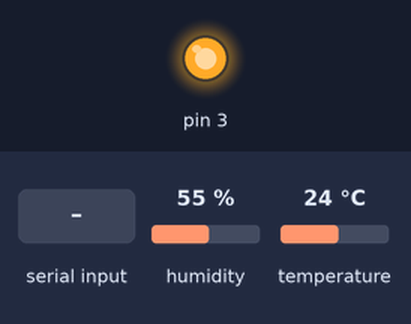
The sketch below on a simulated Arduino Uno, built with avr-gcc and run on an emulated ATmega328P. Parts: output pins drawn as LEDs (lit = HIGH). Wiring (inferred from the names in the program): DHT11 sensor: data pin 2. The inputs (shaded band) are chosen by the test bench; at power-on: humidity 55 %, temperature 24 °C. What the sketch prints to the serial monitor is not drawn.

Above: at 1.2 s.
1.3 s: byte 30 received over Serial
3.7 s: byte 90 received over Serial
6.1 s: byte 120 received over Serial
Timing chart, 0 to 9.1 s (numbered marks = the images above; inputs shaded):
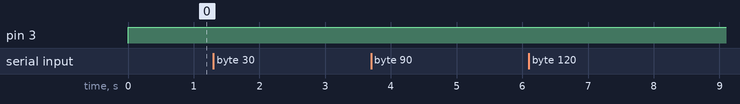

The sketch:

DHTnBT.ino
```cpp
// Example testing sketch for various DHT humidity/temperature sensors
// Written by ladyada, public domain

// Edited and used by Asif Haider Khan
// Course: CSE323; Operating Systems,
// by Dr. Nova Ahmed
// Fall 2018,
// Dept. of Electrical and Computer Engineering,
// North South University

#include "DHT.h"

#define DHTPIN 2     // what digital pin we're connected to

// Uncomment whatever type you're using!
//#define DHTTYPE DHT11   // DHT 11
#define DHTTYPE DHT22   // DHT 22  (AM2302), AM2321
//#define DHTTYPE DHT21   // DHT 21 (AM2301)

// Connect pin 1 (on the left) of the sensor to +5V
// NOTE: If using a board with 3.3V logic like an Arduino Due connect pin 1
// to 3.3V instead of 5V!
// Connect pin 2 of the sensor to whatever your DHTPIN is
// Connect pin 4 (on the right) of the sensor to GROUND
// Connect a 10K resistor from pin 2 (data) to pin 1 (power) of the sensor

// Initialize DHT sensor.
// Note that older versions of this library took an optional third parameter to
// tweak the timings for faster processors.  This parameter is no longer needed
// as the current DHT reading algorithm adjusts itself to work on faster procs.
DHT dht(DHTPIN, DHTTYPE);
float h,t,f,hic;
void takeDHTreadings() {

  // Reading temperature or humidity takes about 250 milliseconds!
  // Sensor readings may also be up to 2 seconds 'old' (its a very slow sensor)
  h = dht.readHumidity();
  // Read temperature as Celsius (the default)
  t = dht.readTemperature();
  // Read temperature as Fahrenheit (isFahrenheit = true)
  f = dht.readTemperature(true);

  // Check if any reads failed and exit early (to try again).
  if (isnan(h) || isnan(t) || isnan(f)) {
    Serial.println("Failed to read from DHT sensor!");
    return;
  }

  // Compute heat index in Fahrenheit (the default)
  //float hif = dht.computeHeatIndex(f, h);
  // Compute heat index in Celsius (isFahreheit = false)
  hic = dht.computeHeatIndex(t, h, false);

}

void printReadings() {
  Serial.print("Humidity: ");
  Serial.print(h);
  Serial.println(" %\t");
  Serial.print("Temperature: ");
  Serial.print(t);
  Serial.println(" *C ");
  //Serial.print(f);
  //Serial.print(" *F\t");
  Serial.print("Heat index: ");
  Serial.print(hic);
  Serial.println(" *C ");
  //Serial.print(hif);
  //Serial.println(" *F");
  Serial.println();Serial.println();
}

char btData;
void setup() {
  pinMode(3,OUTPUT);
  Serial.begin(9600);
  Serial.println("Testing DHT22");
  Serial.println("Testing Bluetooth Serial");
  dht.begin();
}

void loop() {
  // Wait a few seconds between measurements.
  if(Serial.available() > 0){
    btData = Serial.read();
    Serial.print("Message from Master device: ");
    Serial.println(btData);
  }
  digitalWrite(3,HIGH);
  delay(2000);
  takeDHTreadings();
  printReadings();
  //btData = Serial.read();
}
```

Measured:
- after the input at 1.3 s, every drawn part: stays the same
- after the input at 3.7 s, every drawn part: stays the same
- after the input at 6.1 s, every drawn part: stays the same
